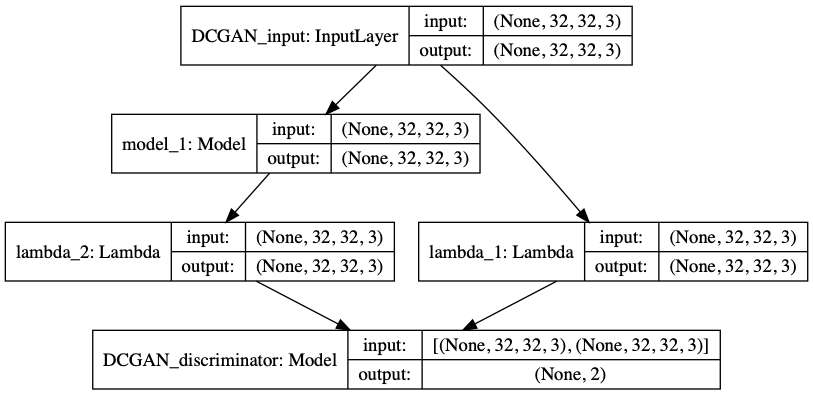
#> input picture DCGAN_model.png, 813 x 395 px, given as the content of the folder DCGAN_model.pngnoise_train, which was not available
$ python DataAugmentation.py -p DCGAN_model.png
#> lines starting #> are read from the running program, lines starting #| are printed output that depends on the picture; pictures that were not available may be replaced by others from this repository, and a replacement may not be noted
# coding:utf-8
"""
Data Augmentation
左右反転・上下反転したものを取得

"""

import os,sys
import glob
import argparse
import numpy as np
from PIL import Image
import cv2

def main(args):

    """ source datasets path load """
    images = glob.glob(args.datapath + 'noise_train/' + '*.png')

    for i in images:
        print(i)
        basename = os.path.basename(i)
        print (basename)

        """ load noise images """
        noise_src = cv2.imread(args.datapath + 'noise_train/' + basename, 1)
#> noise_src is the input picture: shape (395, 813, 3); min 0, max 255, mean 239.2

        # 反転
        hflip_img = cv2.flip(noise_src, 1)
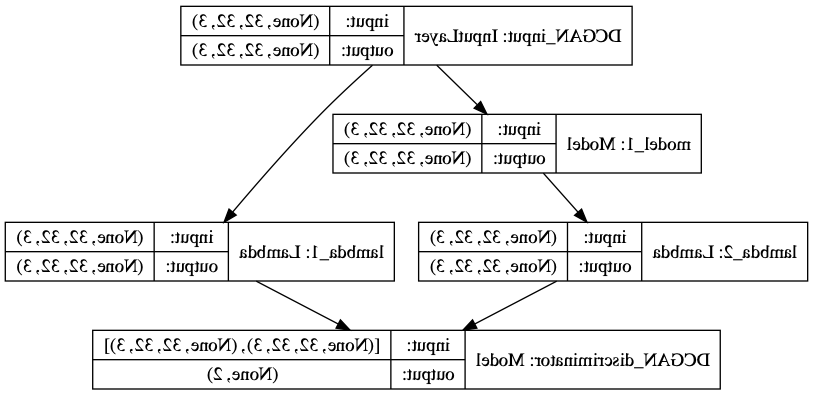
#> hflip_img: shape (395, 813, 3); min 0, max 255, mean 239.2
        # 上下反転
        vflip_img = cv2.flip(noise_src, 0)
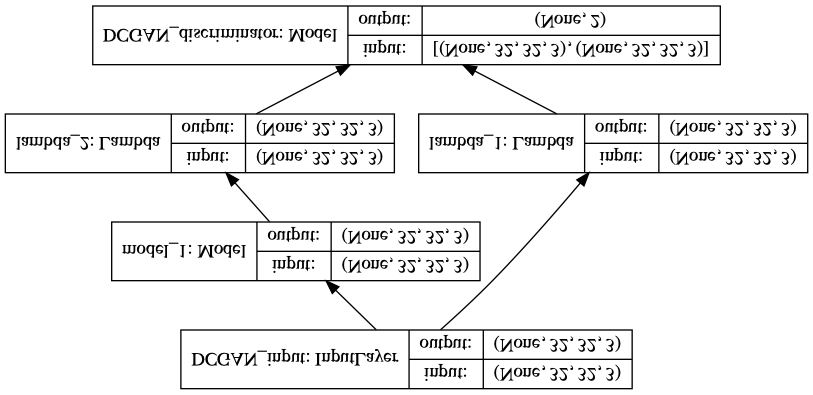
#> vflip_img: shape (395, 813, 3); min 0, max 255, mean 239.2

        # save
        cv2.imwrite(args.datapath+ 'noise_train/hflip_' + basename, hflip_img)
        cv2.imwrite(args.datapath+ 'noise_train/vflip_' + basename, vflip_img)

        """ load truth images """
        truth_src = cv2.imread(args.datapath + 'truth_train/' + basename, 1)

        # 反転
        hflip_img = cv2.flip(noise_src, 1)
        # 上下反転
        vflip_img = cv2.flip(noise_src, 0)

        # save
        cv2.imwrite(args.datapath+ 'truth_train/hflip_' + basename, hflip_img)
        cv2.imwrite(args.datapath+ 'truth_train/vflip_' + basename, vflip_img)


if __name__ == '__main__':
    parser = argparse.ArgumentParser(description='Data Augmentation script')
    parser.add_argument('--datapath' , '-p', type=str, required=True)

    args = parser.parse_args()

    main(args)

$ run again, on generator.png
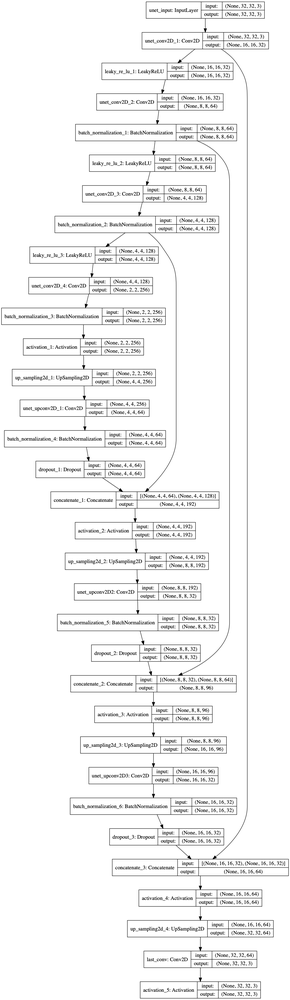
#> input picture generator.png, 290 x 1000 px, shrunk from 1022 x 3527 before the run, given as the content of the folder generator.pngnoise_train, which was not available
#> in main, noise_src is the input picture: shape (1000, 290, 3); min 0, max 255, mean 243.7
#> in main, `hflip_img = cv2.flip(noise_src, 1)`:
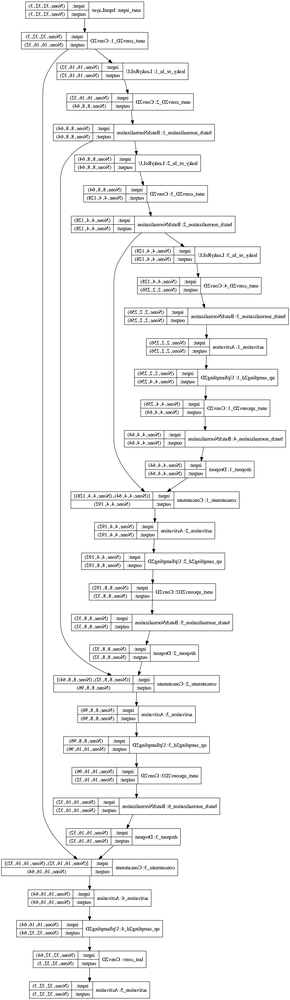
#> hflip_img: shape (1000, 290, 3); min 0, max 255, mean 243.7
#> in main, `vflip_img = cv2.flip(noise_src, 0)`:
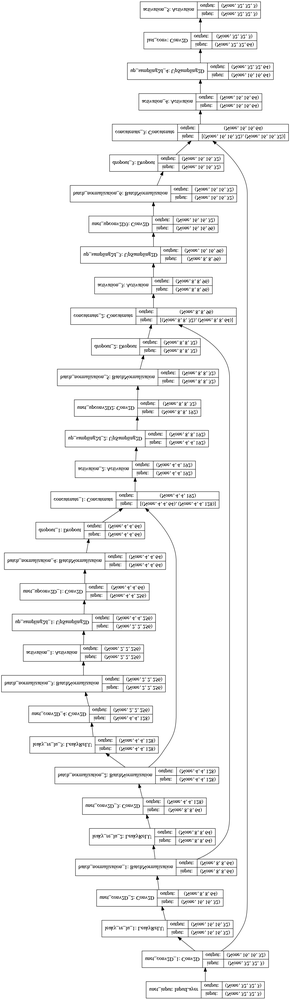
#> vflip_img: shape (1000, 290, 3); min 0, max 255, mean 243.7
